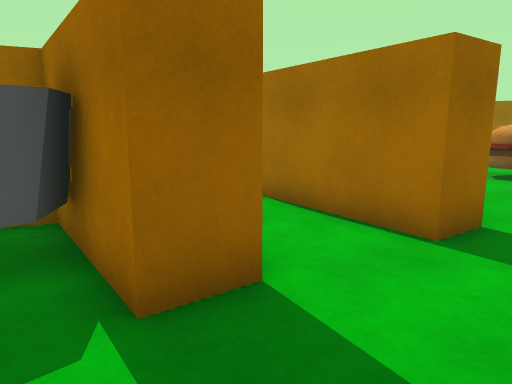
view 1 (above)

22 first-person views from a walk through a 3-D level made in the Unity game engine. The camera is 1.5 m above the floor, tilts 10° down and sees 70° across. The floor is counted in squares, 1 m on a side. Each view is taken from the middle of a square. On the plan, view 1 faces up. The plan holds only what a view shows up to about 16 squares ahead; the rest is blank.

view 2
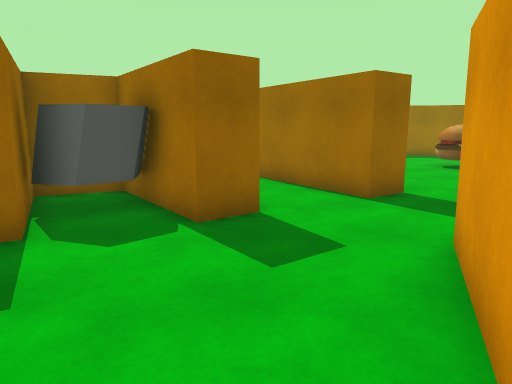

view 3
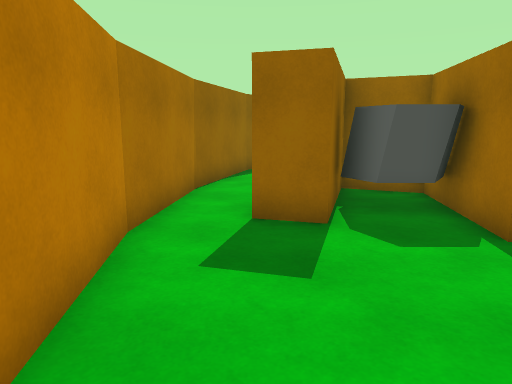

view 4
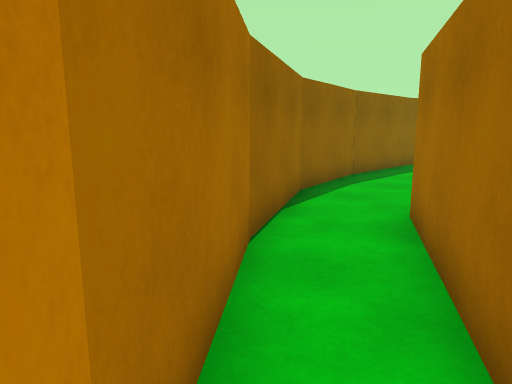

view 5
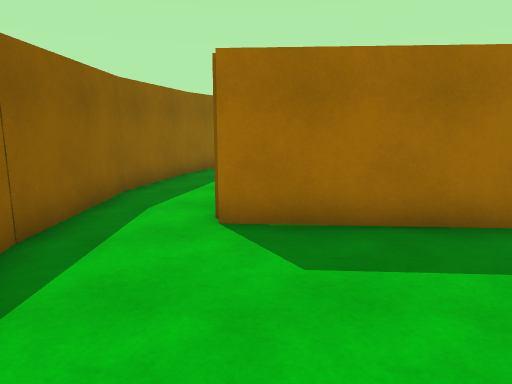

view 6
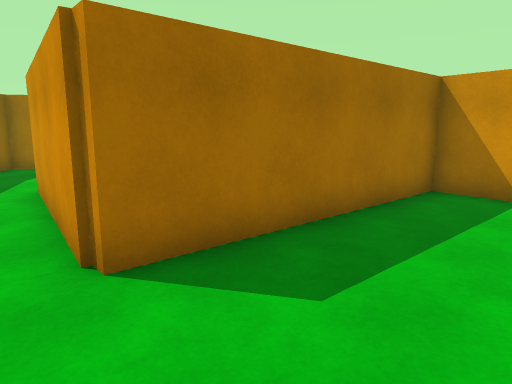

view 7
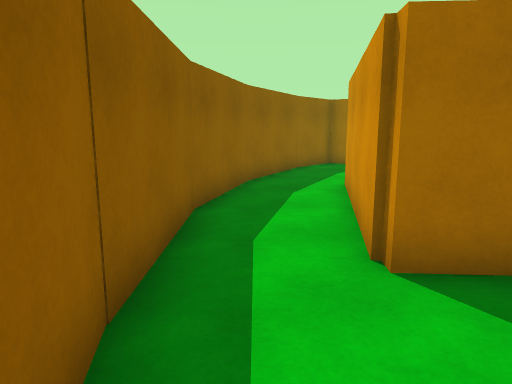

view 8
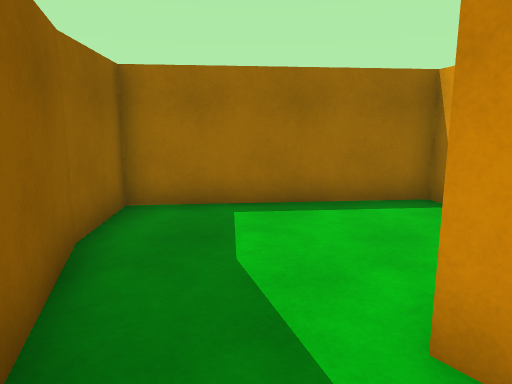

view 9
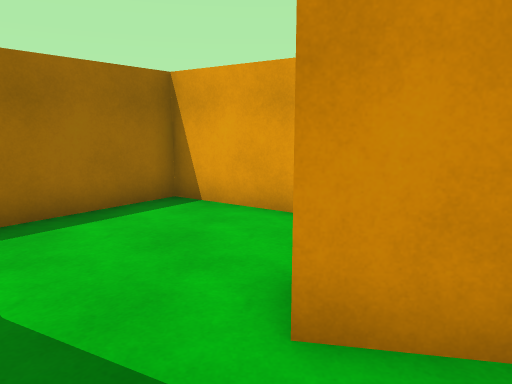

view 10
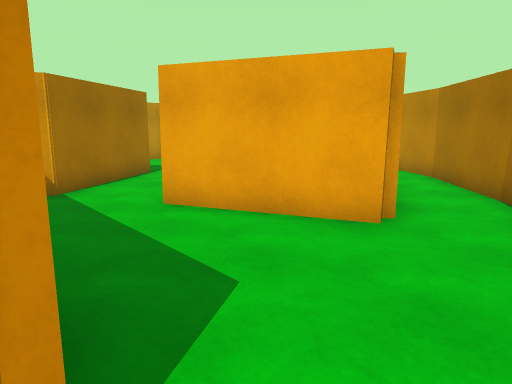

view 11
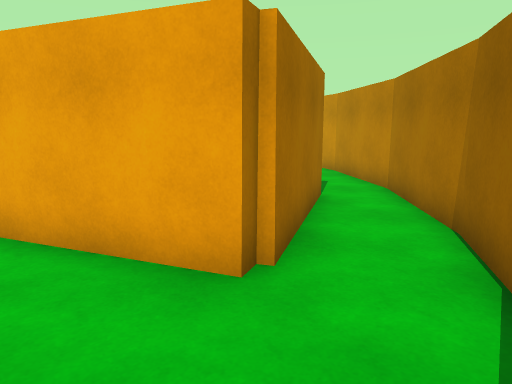

view 12
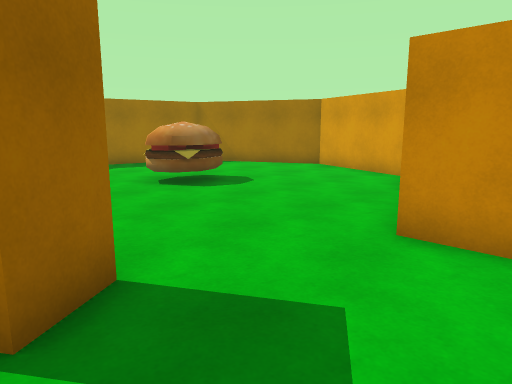

view 13
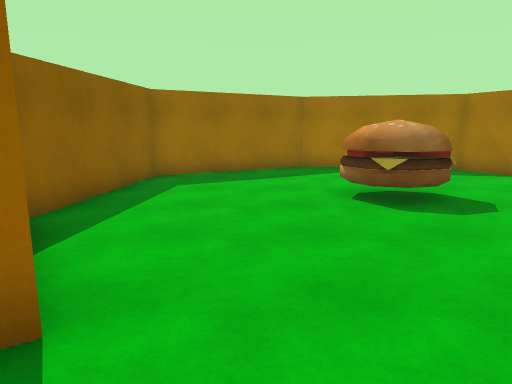

view 14
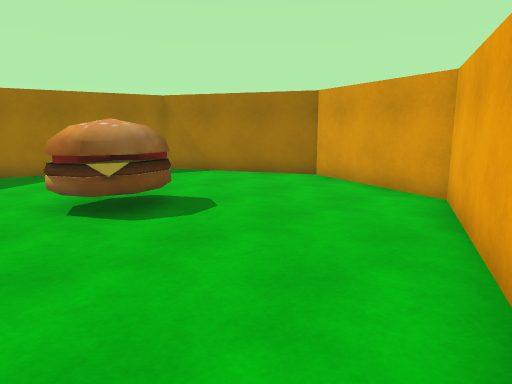

view 15
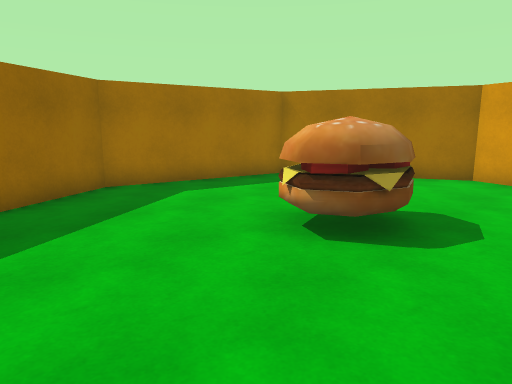

view 16
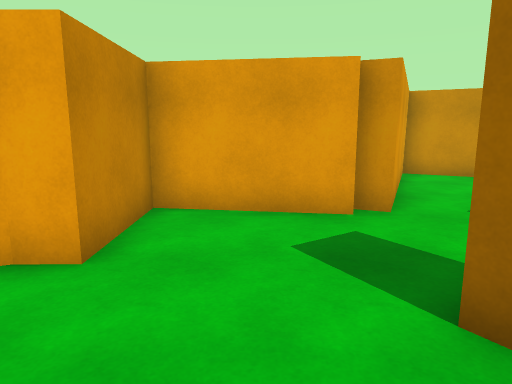

view 17
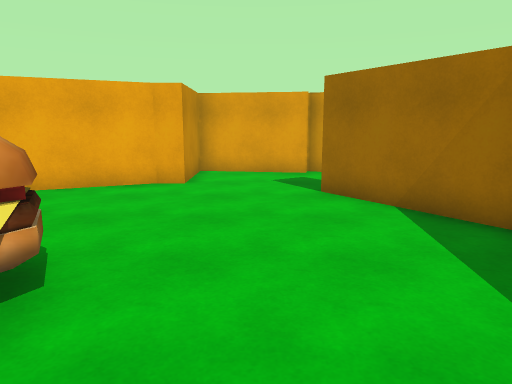

view 18
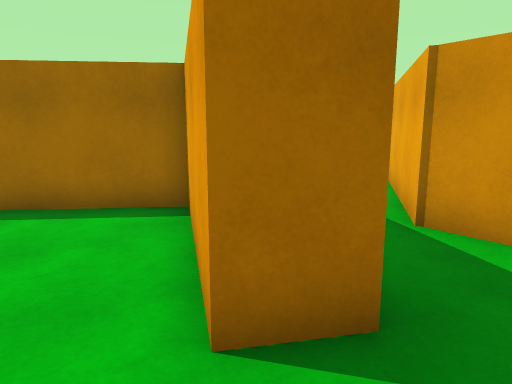

view 19
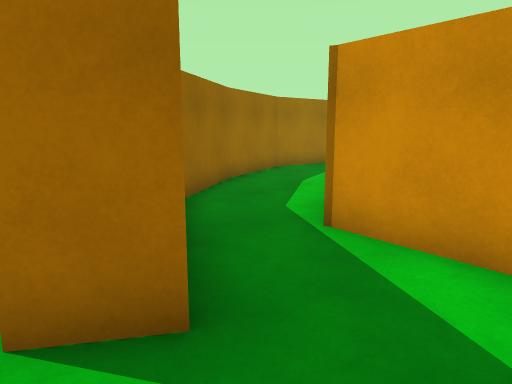

view 20
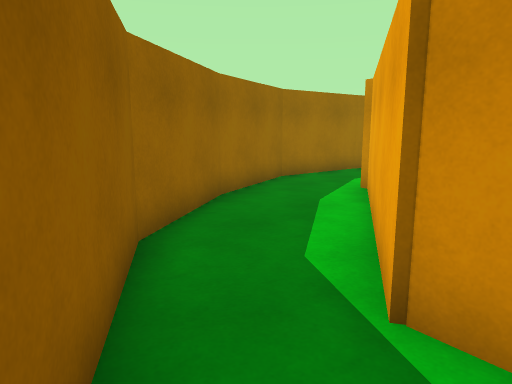

view 21
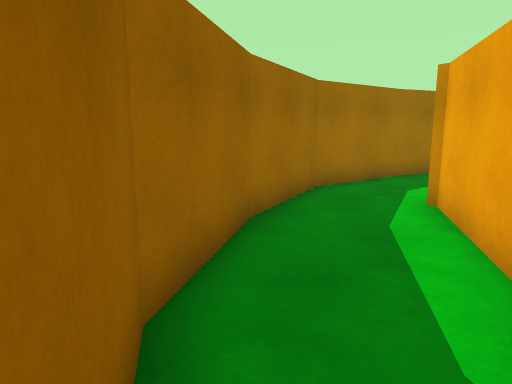

view 22
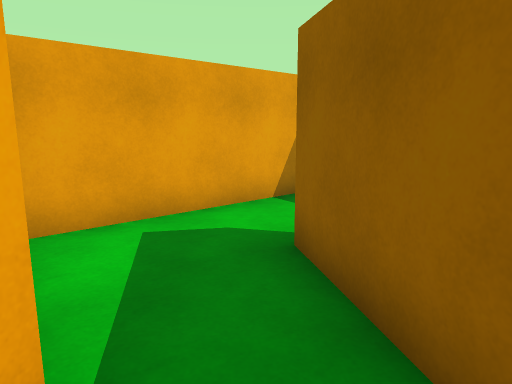

### Floor plan
Ten units are one square. View 1 is at (0, 0); x grows to the right and y downward. Boxes are objects, and circles mark ways between rooms. Rooms are numbered by the first view taken in them; rooms with no view inside come last. Other rooms are left out.
<svg viewBox="-107 -232 259 278">
<path fill="none" stroke="#000" d="M-32 -18 -43 -12M-19 31 1 41 26 -16M1 -35 -9 -27 -18 -39M-50 6 -18 31M-58 -4 -49 7M-77 -109 -66 -168M-102 -96 -95 -60 -80 -33M-24 -103 -76 -106 -76 -111M-101 -137 -101 -96M-62 -52 -64 -56 -26 -73M-92 -174 -102 -136M32 -18 70 -12 69 -41 77 -41 132 -65 147 -109 122 -160 68 -172 18 -144 12 -87 35 -54 24 -47 -1 -84 1 -101 -24 -103M26 -16 33 -13M33 -204 2 -184 -26 -141 -36 -148 -28 -160M4 -127 7 -152 64 -184M102 -210 66 -215 31 -203M116 -204 101 -210M-57 -118 -2 -114M-28 -160 -10 -188 -58 -227 -74 -209 -93 -173M-75 -24 -58 -4M-80 -33 -74 -23M-43 -12 -65 -52M-18 -39 -31 -57 -49 -49 -32 -18"/>
<rect x="65" y="-125" width="30" height="30" fill="#bbb"><title>other object</title></rect>
<rect x="-45" y="-55" width="20" height="30" fill="#bbb"><title>other object</title></rect>
<circle cx="15" cy="-15" r="3" fill="#2a7"/>
<circle cx="-50" cy="-10" r="3" fill="#2a7"/>
<circle cx="-20" cy="-30" r="3" fill="#2a7"/>
<circle cx="-30" cy="-90" r="3" fill="#2a7"/>
<circle cx="-80" cy="-170" r="3" fill="#2a7"/>
<circle cx="-70" cy="-40" r="3" fill="#2a7"/>
<circle cx="-45" cy="-155" r="3" fill="#2a7"/>
<text x="-10" y="0">1</text>
<text x="-70" y="-100">2</text>
<text x="70" y="-90">3</text>
<text x="30" y="-170">4</text>
<text x="-50" y="-190">5</text>
<text x="-60" y="-30">6</text>
<text x="-30" y="-40">7</text>
</svg>
Room 1 opens to room 3. Room 1 opens to room 6. Room 1 opens to room 7. Room 2 opens to room 3. Room 2 opens to room 5. Room 2 opens to room 6. Room 4 opens to room 5.

Where each view was taken, in squares from view 1:
view 1: 0 up, 0 right, facing up
view 2: 3 down, 0 right, facing up
view 3: 3 down, 0 right, facing up-left
view 4: 1 down, 4 left, facing up-left
view 5: 5 up, 7 left, facing up
view 6: 7 up, 9 left, facing up-right
view 7: 7 up, 9 left, facing up
view 8: 16 up, 9 left, facing up-right
view 9: 17 up, 9 left, facing right
view 10: 11 up, 9 left, facing down-right
view 11: 8 up, 9 left, facing down-right
view 12: 2 up, 2 right, facing up-right
view 13: 3 up, 5 right, facing up
view 14: 4 up, 5 right, facing up-right
view 15: 8 up, 3 right, facing up-right
view 16: 8 up, 5 right, facing down
view 17: 14 up, 5 right, facing down
view 18: 13 up, 5 left, facing up-right
view 19: 12 up, 4 left, facing up-right
view 20: 14 up, 2 left, facing up-right
view 21: 16 up, 1 left, facing up-right
view 22: 17 up, 1 right, facing down-left
